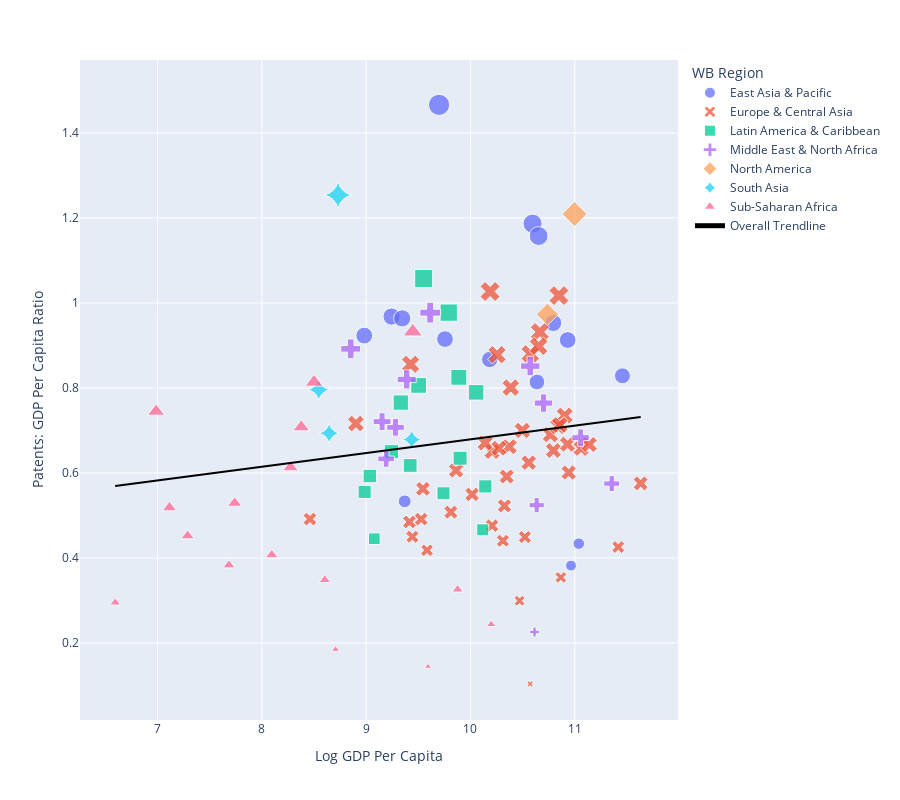

Source (notebook cell):
### Code cell
fig.show()

### Figure 1 — Plotly figure (JSON) as saved in the notebook; plotly's stock layout.template omitted (floating-point values rounded to 4 significant figures)
{"data": [{"customdata": [["THA"], ["NZL"], ["AUS"], ["MNG"], ["CHN"], ["VNM"], ["PHL"], ["MAC"], ["HKG"], ["JPN"], ["MYS"], ["IDN"], ["KOR"], ["BRN"], ["SGP"]], "hovertemplate": "<b>%{hovertext}</b><br><br>WB Region=East Asia & Pacific<br>Log GDP Per Capita=%{x}<br>Patents: GDP Per Capita Ratio=%{marker.size}<br>iso3c=%{customdata[0]}<extra></extra>", "hovertext": ["Thailand", "New Zealand", "Australia", "Mongolia", "China", "Vietnam", "Philippines", "Macao SAR, China", "Hong Kong SAR, China", "Japan", "Malaysia", "Indonesia", "Korea, Rep.", "Brunei Darussalam", "Singapore"], "legendgroup": "East Asia & Pacific", "marker": {"color": "#636efa", "opacity": 0.75, "size": [0.9149, 0.8141, 0.9529, 0.5334, 1.466, 0.9681, 0.9232, 0.3821, 0.9128, 1.187, 0.8669, 0.9638, 1.158, 0.4337, 0.8286], "sizemode": "area", "sizeref": 0.006516, "symbol": "circle"}, "mode": "markers", "name": "East Asia & Pacific", "orientation": "v", "showlegend": true, "type": "scatter", "x": [9.756, 10.64, 10.79, 9.369, 9.699, 9.244, 8.982, 10.96, 10.93, 10.6, 10.18, 9.345, 10.65, 11.04, 11.46], "xaxis": "x", "y": [0.9149, 0.8141, 0.9529, 0.5334, 1.466, 0.9681, 0.9232, 0.3821, 0.9128, 1.187, 0.8669, 0.9638, 1.158, 0.4337, 0.8286], "yaxis": "y"}, {"customdata": [["GBR"], ["HUN"], ["RUS"], ["HRV"], ["GRC"], ["GEO"], ["IRL"], ["ISL"], ["KAZ"], ["ITA"], ["PRT"], ["KGZ"], ["POL"], ["LTU"], ["LUX"], ["LVA"], ["MDA"], ["NOR"], ["ROU"], ["FRA"], ["NLD"], ["SMR"], ["UKR"], ["TUR"], ["BGR"], ["CHE"], ["FIN"], ["UZB"], ["BEL"], ["AZE"], ["SWE"], ["CYP"], ["BLR"], ["BIH"], ["DEU"], ["DNK"], ["SVK"], ["AUT"], ["ARM"], ["SRB"], ["ESP"], ["EST"], ["CZE"]], "hovertemplate": "<b>%{hovertext}</b><br><br>WB Region=Europe & Central Asia<br>Log GDP Per Capita=%{x}<br>Patents: GDP Per Capita Ratio=%{marker.size}<br>iso3c=%{customdata[0]}<extra></extra>", "hovertext": ["United Kingdom", "Hungary", "Russian Federation", "Croatia", "Greece", "Georgia", "Ireland", "Iceland", "Kazakhstan", "Italy", "Portugal", "Kyrgyz Republic", "Poland", "Lithuania", "Luxembourg", "Latvia", "Moldova", "Norway", "Romania", "France", "Netherlands", "San Marino", "Ukraine", "Turkiye", "Bulgaria", "Switzerland", "Finland", "Uzbekistan", "Belgium", "Azerbaijan", "Sweden", "Cyprus", "Belarus", "Bosnia and Herzegovina", "Germany", "Denmark", "Slovak Republic", "Austria", "Armenia", "Serbia", "Spain", "Estonia", "Czechia"], "legendgroup": "Europe & Central Asia", "marker": {"color": "#EF553B", "opacity": 0.75, "size": [0.9316, 0.5917, 1.027, 0.4762, 0.6503, 0.5627, 0.4257, 0.3543, 0.6708, 0.8802, 0.6618, 0.4915, 0.8009, 0.4493, 0.5756, 0.4406, 0.4848, 0.6578, 0.6582, 0.8982, 0.735, 0.6011, 0.8557, 0.8784, 0.5497, 0.667, 0.6901, 0.7164, 0.6529, 0.4915, 0.7099, 0.1039, 0.606, 0.4182, 1.017, 0.6678, 0.5228, 0.7129, 0.4499, 0.5079, 0.7001, 0.2995, 0.6243], "sizemode": "area", "sizeref": 0.006516, "symbol": "x"}, "mode": "markers", "name": "Europe & Central Asia", "orientation": "v", "showlegend": true, "type": "scatter", "x": [10.66, 10.35, 10.19, 10.21, 10.21, 9.544, 11.42, 10.87, 10.14, 10.57, 10.37, 8.461, 10.39, 10.52, 11.63, 10.31, 9.415, 11.06, 10.27, 10.65, 10.9, 10.94, 9.426, 10.25, 10.02, 11.14, 10.77, 8.902, 10.79, 9.527, 10.84, 10.57, 9.862, 9.583, 10.85, 10.93, 10.33, 10.86, 9.443, 9.812, 10.5, 10.47, 10.56], "xaxis": "x", "y": [0.9316, 0.5917, 1.027, 0.4762, 0.6503, 0.5627, 0.4257, 0.3543, 0.6708, 0.8802, 0.6618, 0.4915, 0.8009, 0.4493, 0.5756, 0.4406, 0.4848, 0.6578, 0.6582, 0.8982, 0.735, 0.6011, 0.8557, 0.8784, 0.5497, 0.667, 0.6901, 0.7164, 0.6529, 0.4915, 0.7099, 0.1039, 0.606, 0.4182, 1.017, 0.6678, 0.5228, 0.7129, 0.4499, 0.5079, 0.7001, 0.2995, 0.6243], "yaxis": "y"}, {"customdata": [["PER"], ["PAN"], ["ARG"], ["MEX"], ["CHL"], ["TTO"], ["PRY"], ["COL"], ["CRI"], ["DOM"], ["ECU"], ["GTM"], ["SLV"], ["BRA"], ["JAM"]], "hovertemplate": "<b>%{hovertext}</b><br><br>WB Region=Latin America & Caribbean <br>Log GDP Per Capita=%{x}<br>Patents: GDP Per Capita Ratio=%{marker.size}<br>iso3c=%{customdata[0]}<extra></extra>", "hovertext": ["Peru", "Panama", "Argentina", "Mexico", "Chile", "Trinidad and Tobago", "Paraguay", "Colombia", "Costa Rica", "Dominican Republic", "Ecuador", "Guatemala", "El Salvador", "Brazil", "Jamaica"], "legendgroup": "Latin America & Caribbean ", "marker": {"color": "#00cc96", "opacity": 0.75, "size": [0.7656, 0.5684, 0.8251, 0.9773, 0.7897, 0.4664, 0.6177, 0.806, 0.6347, 0.5523, 0.6501, 0.5929, 0.5554, 1.057, 0.4454], "sizemode": "area", "sizeref": 0.006516, "symbol": "square"}, "mode": "markers", "name": "Latin America & Caribbean ", "orientation": "v", "showlegend": true, "type": "scatter", "x": [9.332, 10.14, 9.888, 9.791, 10.05, 10.12, 9.422, 9.503, 9.9, 9.741, 9.242, 9.035, 8.985, 9.551, 9.078], "xaxis": "x", "y": [0.7656, 0.5684, 0.8251, 0.9773, 0.7897, 0.4664, 0.6177, 0.806, 0.6347, 0.5523, 0.6501, 0.5929, 0.5554, 1.057, 0.4454], "yaxis": "y"}, {"customdata": [["QAT"], ["SAU"], ["ARE"], ["BHR"], ["EGY"], ["MLT"], ["MAR"], ["JOR"], ["DZA"], ["ISR"], ["IRQ"], ["IRN"]], "hovertemplate": "<b>%{hovertext}</b><br><br>WB Region=Middle East & North Africa<br>Log GDP Per Capita=%{x}<br>Patents: GDP Per Capita Ratio=%{marker.size}<br>iso3c=%{customdata[0]}<extra></extra>", "hovertext": ["Qatar", "Saudi Arabia", "United Arab Emirates", "Bahrain", "Egypt, Arab Rep.", "Malta", "Morocco", "Jordan", "Algeria", "Israel", "Iraq", "Iran, Islamic Rep."], "legendgroup": "Middle East & North Africa", "marker": {"color": "#ab63fa", "opacity": 0.75, "size": [0.5751, 0.7645, 0.6833, 0.5243, 0.8201, 0.2259, 0.8921, 0.6332, 0.7074, 0.8515, 0.7208, 0.9772], "sizemode": "area", "sizeref": 0.006516, "symbol": "cross"}, "mode": "markers", "name": "Middle East & North Africa", "orientation": "v", "showlegend": true, "type": "scatter", "x": [11.35, 10.7, 11.06, 10.63, 9.389, 10.61, 8.852, 9.192, 9.281, 10.57, 9.152, 9.614], "xaxis": "x", "y": [0.5751, 0.7645, 0.6833, 0.5243, 0.8201, 0.2259, 0.8921, 0.6332, 0.7074, 0.8515, 0.7208, 0.9772], "yaxis": "y"}, {"customdata": [["USA"], ["CAN"]], "hovertemplate": "<b>%{hovertext}</b><br><br>WB Region=North America<br>Log GDP Per Capita=%{x}<br>Patents: GDP Per Capita Ratio=%{marker.size}<br>iso3c=%{customdata[0]}<extra></extra>", "hovertext": ["United States", "Canada"], "legendgroup": "North America", "marker": {"color": "#FFA15A", "opacity": 0.75, "size": [1.209, 0.9733], "sizemode": "area", "sizeref": 0.006516, "symbol": "diamond"}, "mode": "markers", "name": "North America", "orientation": "v", "showlegend": true, "type": "scatter", "x": [11.0, 10.74], "xaxis": "x", "y": [1.209, 0.9733], "yaxis": "y"}, {"customdata": [["PAK"], ["BGD"], ["LKA"], ["IND"]], "hovertemplate": "<b>%{hovertext}</b><br><br>WB Region=South Asia<br>Log GDP Per Capita=%{x}<br>Patents: GDP Per Capita Ratio=%{marker.size}<br>iso3c=%{customdata[0]}<extra></extra>", "hovertext": ["Pakistan", "Bangladesh", "Sri Lanka", "India"], "legendgroup": "South Asia", "marker": {"color": "#19d3f3", "opacity": 0.75, "size": [0.796, 0.6936, 0.6786, 1.254], "sizemode": "area", "sizeref": 0.006516, "symbol": "star-diamond"}, "mode": "markers", "name": "South Asia", "orientation": "v", "showlegend": true, "type": "scatter", "x": [8.546, 8.645, 9.437, 8.73], "xaxis": "x", "y": [0.796, 0.6936, 0.6786, 1.254], "yaxis": "y"}, {"customdata": [["MUS"], ["UGA"], ["BDI"], ["BWA"], ["COD"], ["GHA"], ["CPV"], ["ETH"], ["NGA"], ["SDN"], ["ZAF"], ["KEN"], ["MDG"], ["MOZ"], ["SYC"], ["ZMB"]], "hovertemplate": "<b>%{hovertext}</b><br><br>WB Region=Sub-Saharan Africa <br>Log GDP Per Capita=%{x}<br>Patents: GDP Per Capita Ratio=%{marker.size}<br>iso3c=%{customdata[0]}<extra></extra>", "hovertext": ["Mauritius", "Uganda", "Burundi", "Botswana", "Congo, Dem. Rep.", "Ghana", "Cabo Verde", "Ethiopia", "Nigeria", "Sudan", "South Africa", "Kenya", "Madagascar", "Mozambique", "Seychelles", "Zambia"], "legendgroup": "Sub-Saharan Africa ", "marker": {"color": "#FF6692", "opacity": 0.75, "size": [0.3259, 0.3832, 0.2951, 0.1445, 0.7448, 0.3482, 0.1848, 0.529, 0.8136, 0.6133, 0.9324, 0.7078, 0.4522, 0.5185, 0.2436, 0.4071], "sizemode": "area", "sizeref": 0.006516, "symbol": "triangle-up"}, "mode": "markers", "name": "Sub-Saharan Africa ", "orientation": "v", "showlegend": true, "type": "scatter", "x": [9.876, 7.685, 6.595, 9.593, 6.987, 8.604, 8.707, 7.739, 8.5, 8.276, 9.447, 8.378, 7.289, 7.115, 10.2, 8.095], "xaxis": "x", "y": [0.3259, 0.3832, 0.2951, 0.1445, 0.7448, 0.3482, 0.1848, 0.529, 0.8136, 0.6133, 0.9324, 0.7078, 0.4522, 0.5185, 0.2436, 0.4071], "yaxis": "y"}, {"hovertemplate": "<b>OLS trendline</b><br>ratio = 0.0322209 * ln_gdp_pc + 0.356894<br>R<sup>2</sup>=0.018073<br><br>Log GDP Per Capita=%{x}<br>Patents: GDP Per Capita Ratio=%{y} <b>(trend)</b><extra></extra>", "legendgroup": "Overall Trendline", "line": {"color": "black"}, "mode": "lines", "name": "Overall Trendline", "showlegend": true, "type": "scatter", "x": [6.595, 6.987, 7.115, 7.289, 7.685, 7.739, 8.095, 8.276, 8.378, 8.461, 8.5, 8.546, 8.604, 8.645, 8.707, 8.73, 8.852, 8.902, 8.982, 8.985, 9.035, 9.078, 9.152, 9.192, 9.242, 9.244, 9.281, 9.332, 9.345, 9.369, 9.389, 9.415, 9.422, 9.426, 9.437, 9.443, 9.447, 9.503, 9.527, 9.544, 9.551, 9.583, 9.593, 9.614, 9.699, 9.741, 9.756, 9.791, 9.812, 9.862, 9.876, 9.888, 9.9, 10.02, 10.05, 10.12, 10.14, 10.14, 10.18, 10.19, 10.2, 10.21, 10.21, 10.25, 10.27, 10.31, 10.33, 10.35, 10.37, 10.39, 10.47, 10.5, 10.52, 10.56, 10.57, 10.57, 10.57, 10.6, 10.61, 10.63, 10.64, 10.65, 10.65, 10.66, 10.7, 10.74, 10.77, 10.79, 10.79, 10.84, 10.85, 10.86, 10.87, 10.9, 10.93, 10.93, 10.94, 10.96, 11.0, 11.04, 11.06, 11.06, 11.14, 11.35, 11.42, 11.46, 11.63], "xaxis": "x", "y": [0.5694, 0.582, 0.5861, 0.5917, 0.6045, 0.6063, 0.6177, 0.6235, 0.6268, 0.6295, 0.6308, 0.6322, 0.6341, 0.6355, 0.6374, 0.6382, 0.6421, 0.6437, 0.6463, 0.6464, 0.648, 0.6494, 0.6518, 0.6531, 0.6547, 0.6547, 0.6559, 0.6576, 0.658, 0.6588, 0.6594, 0.6603, 0.6605, 0.6606, 0.661, 0.6612, 0.6613, 0.6631, 0.6639, 0.6644, 0.6646, 0.6657, 0.666, 0.6667, 0.6694, 0.6708, 0.6712, 0.6724, 0.6731, 0.6747, 0.6751, 0.6755, 0.6759, 0.6796, 0.6808, 0.6829, 0.6836, 0.6837, 0.685, 0.6852, 0.6855, 0.6857, 0.6858, 0.6873, 0.6879, 0.6891, 0.6896, 0.6903, 0.6911, 0.6915, 0.6943, 0.6951, 0.6959, 0.6971, 0.6975, 0.6976, 0.6976, 0.6983, 0.6989, 0.6995, 0.6996, 0.7001, 0.7002, 0.7005, 0.7017, 0.7029, 0.7038, 0.7047, 0.7047, 0.7061, 0.7064, 0.7067, 0.707, 0.7082, 0.7091, 0.7091, 0.7094, 0.7101, 0.7113, 0.7126, 0.7131, 0.7132, 0.7158, 0.7227, 0.7247, 0.726, 0.7317], "yaxis": "y"}], "layout": {"height": 800, "legend": {"itemsizing": "constant", "title": {"text": "WB Region"}, "tracegroupgap": 0}, "margin": {"t": 60}, "xaxis": {"anchor": "y", "domain": [0, 1], "title": {"text": "Log GDP Per Capita"}}, "yaxis": {"anchor": "x", "domain": [0, 1], "title": {"text": "Patents: GDP Per Capita Ratio"}}}}
